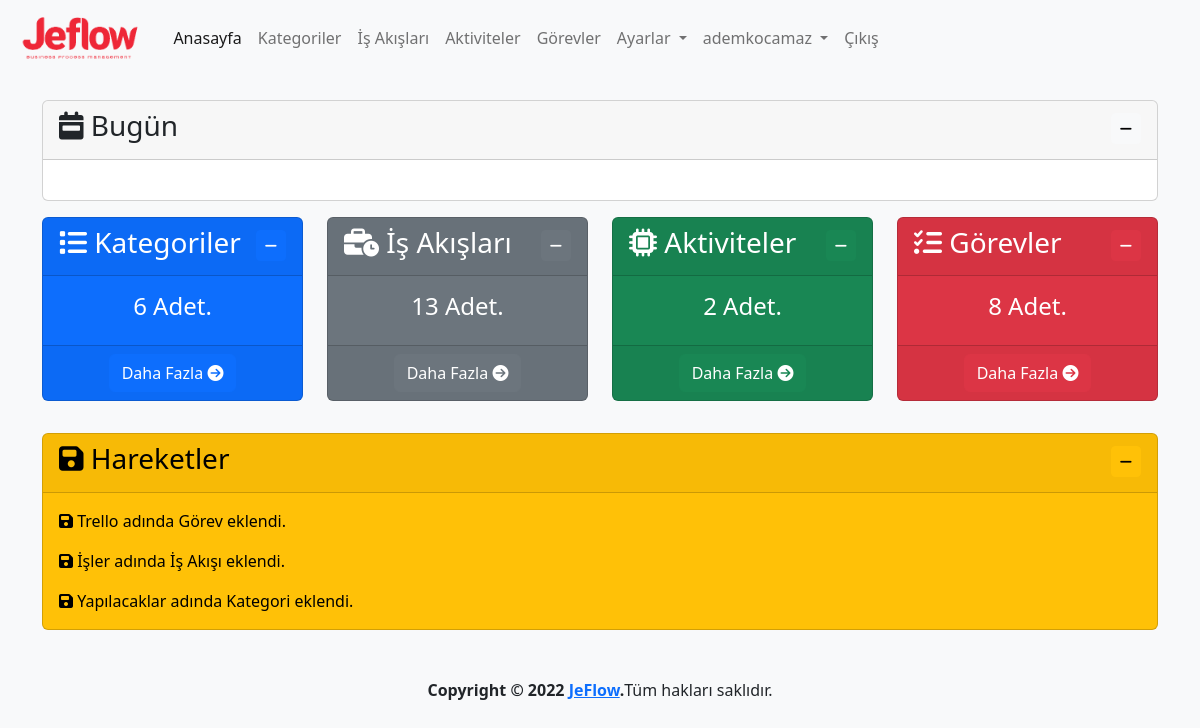
/ (signed in), run on an earlier commit of the app's database.
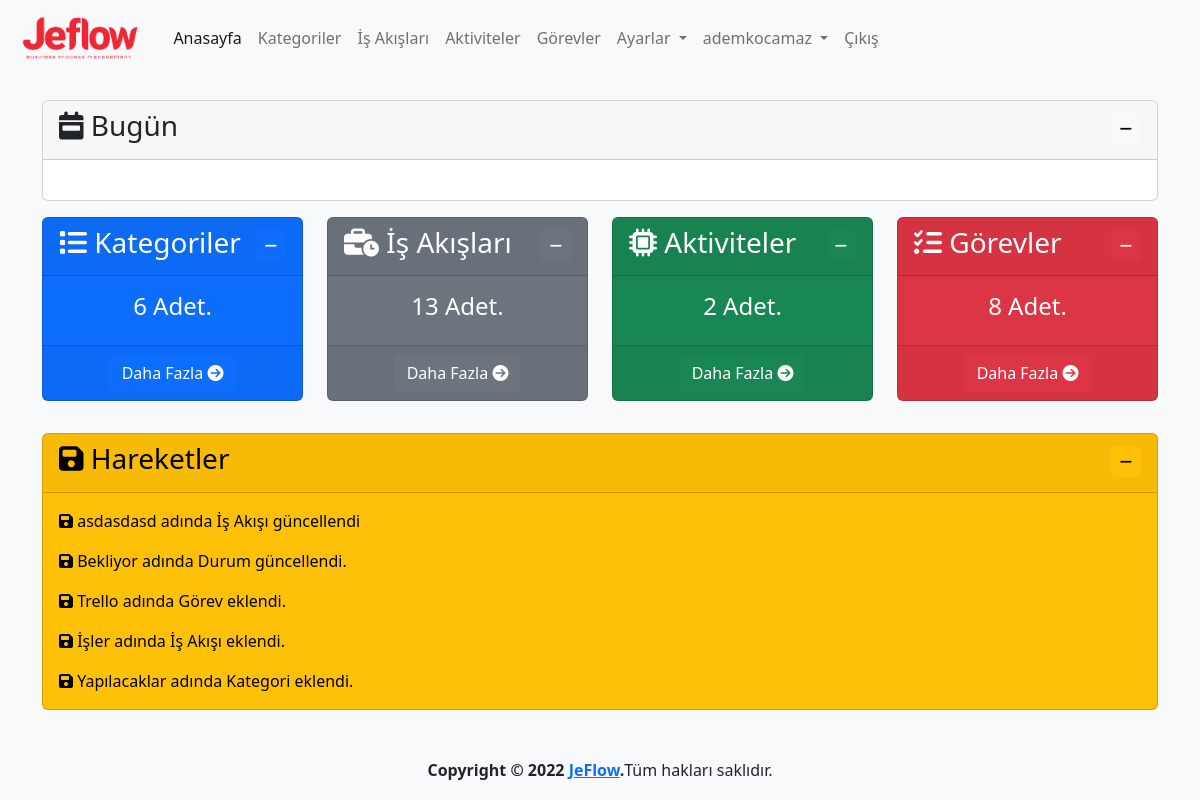
And on a later commit of the database.
### log/models.py (models this page shows, shortened)
class Log(models.Model):
    logger_name = models.CharField(max_length=100,verbose_name='Loglayıcı Adı')
    level = models.PositiveSmallIntegerField(choices=LOG_LEVELS, default=logging.ERROR, db_index=True,verbose_name='Seviye')
    msg = models.TextField(verbose_name='Mesaj')
    trace = models.TextField(blank=True, null=True,verbose_name='Yığın')
    create_datetime = models.DateTimeField(auto_now_add=True, verbose_name='Oluşturulma Zamanı')
    user=models.ForeignKey(User,on_delete=models.CASCADE,verbose_name='Kullanıcı', blank=True, null=True)
    class Meta:
        ordering = ('-create_datetime',)
        verbose_name = 'Log'
        verbose_name_plural ='Loglar'

### app/views.py (the view)
# urls.py: path('', views.index, name='index'),
@login_required(login_url='/user/login/')
def index(request):
    category_count=Category.objects.count()
    process_count=Process.objects.count()
    activity_count=Activity.objects.count()
    task_count=Task.objects.count()
    user_activities=Log.objects.all().filter(user=request.user)[:10]
    context={
        'category_count':category_count,
        'process_count':process_count,
        'activity_count':activity_count,
        'task_count':task_count,
        'user_activities':user_activities
    }
    return render(request, 'app/index.html',context)

### templates/app/index.html
{% extends 'layout.html' %}
{% load humanize %}
{% block content %}
<div class="row mt-3">
    <div class="col-md-3 col-sm-6 mb-3">
        <div class="card text-bg-primary" style="max-width: 18rem;">
            <div class="card-header">
                <h3 class="card-title">
                    <i class="fa-solid fa-list"></i>
                    Kategoriler
                    <div class="float-end">
                        <button class="btn btn-primary btn-sm" type="button" data-bs-toggle="collapse"
                            data-bs-target="#collapseKategori" aria-expanded="false" aria-controls="collapseKategori">
                            <i class="fa-solid fa-minus"></i>
                        </button>
                    </div>
                </h3>
            </div>
            <div class="collapse show" id="collapseKategori">
                <div class="card-body text-center">
                    <h4 class="card-title">{{ category_count }} Adet.</h5>
                </div>
                <div class="card-footer text-center">
                    <a class="btn btn-primary" href="{% url 'category' %}">
                        Daha Fazla
                        <i class="fa-solid fa-circle-arrow-right"></i>
                    </a>
                </div>
            </div>
        </div>
    </div>
    <div class="col-md-3 col-sm-6 mb-3">
        <div class="card text-bg-secondary" style="max-width: 18rem;">
            <div class="card-header">
                <h3 class="card-title">
                    <i class="fa-solid fa-business-time"></i>
                    İş Akışları
                    <div class="float-end">
                        <button class="btn btn-secondary btn-sm" type="button" data-bs-toggle="collapse"
                            data-bs-target="#collapseIsAkis" aria-expanded="false" aria-controls="collapseIsAkis">
                            <i class="fa-solid fa-minus"></i>
                        </button>
                    </div>
                </h3>
            </div>
            <div class="collapse show" id="collapseIsAkis">
                <div class="card-body text-center">
                    <h4 class="card-title">{{ process_count }} Adet.</h5>
                </div>
                <div class="card-footer text-center">
                    <a class="btn btn-secondary" href="{% url 'process' %}">
                        Daha Fazla
                        <i class="fa-solid fa-circle-arrow-right"></i>
                    </a>
                </div>
            </div>
        </div>
    </div>
    <div class="col-md-3 col-sm-6 mb-3">
        <div class="card text-bg-success" style="max-width: 18rem;">
            <div class="card-header">
                <h3 class="card-title">
                    <i class="fa-solid fa-microchip"></i>
                    Aktiviteler
                    <div class="float-end">
                        <button class="btn btn-success btn-sm" type="button" data-bs-toggle="collapse"
                            data-bs-target="#collapseAktivite" aria-expanded="false" aria-controls="collapseAktivite">
                            <i class="fa-solid fa-minus"></i>
                        </button>
                    </div>
                </h3>
            </div>
            <div class="collapse show" id="collapseAktivite">
                <div class="card-body text-center">
                    <h4 class="card-title">{{ activity_count }} Adet.</h5>
                </div>
                <div class="card-footer text-center">
                    <a class="btn btn-success" href="{% url 'activity' %}">
                        Daha Fazla
                        <i class="fa-solid fa-circle-arrow-right"></i>
                    </a>
                </div>
            </div>
        </div>
    </div>
    <div class="col-md-3 col-sm-6 mb-3">
        <div class="card text-bg-danger" style="max-width: 18rem;">
            <div class="card-header">
                <h3 class="card-title">
                    <i class="fa-solid fa-list-check"></i>
                    Görevler
                    <div class="float-end">
                        <button class="btn btn-danger btn-sm" type="button" data-bs-toggle="collapse"
                            data-bs-target="#collapseGorev" aria-expanded="false" aria-controls="collapseGorev">
                            <i class="fa-solid fa-minus"></i>
                        </button>
                    </div>
                </h3>
            </div>
            <div class="collapse show" id="collapseGorev">
                <div class="card-body text-center">
                    <h4 class="card-title">{{ task_count }} Adet.</h5>
                </div>
                <div class="card-footer text-center">
                    <a class="btn btn-danger" href="{% url 'task' %}">
                        Daha Fazla
                        <i class="fa-solid fa-circle-arrow-right"></i>
                    </a>
                </div>
            </div>
        </div>
    </div>
</div>
<div class="row mt-3">
    <div class="col-md-12">
        <div class="card text-bg-warning">
            <div class="card-header">
                <h3 class="card-title">
                    <i class="fa-solid fa-floppy-disk"></i>
                    Hareketler
                    <div class="float-end">
                        <button class="btn btn-warning btn-sm" type="button" data-bs-toggle="collapse"
                            data-bs-target="#collapseHareketler" aria-expanded="false"
                            aria-controls="collapseHareketler">
                            <i class="fa-solid fa-minus"></i>
                        </button>
                    </div>
                </h3>
            </div>
            <div class="collapse show" id="collapseHareketler">
                <div class="card-body">
                    {% for user_activity in user_activities %}
                    <p class="card-text"><i class="fa-solid fa-floppy-disk"></i> {{ user_activity.msg }}</p>
                    {% endfor %}
                </div>
            </div>
        </div>
    </div>
</div>
{% endblock %}

### templates/layout.html (shortened to what this page needs)
{% load static %}
<!doctype html>
<html lang="tr">
<head>
  <link href="https://cdn.jsdelivr.net/npm/bootstrap@5.2.2/dist/css/bootstrap.min.css" rel="stylesheet"
>
  <link rel="stylesheet" href="{% static 'css/jeflow.css' %}">
  <link href="https://cdn.jsdelivr.net/npm/select2@4.1.0-rc.0/dist/css/select2.min.css" rel="stylesheet" />
  <link rel="stylesheet" type="text/css" href="https://cdn.datatables.net/1.12.1/css/dataTables.bootstrap5.min.css">
  <link rel="stylesheet" type="text/css"
    href="https://cdn.datatables.net/responsive/2.3.0/css/responsive.dataTables.min.css">
  <link rel="stylesheet" type="text/css" href="https://cdn.datatables.net/buttons/2.2.3/css/buttons.bootstrap5.min.css">
</head>
<body class="bg-light">
  <header>
    <nav class="navbar navbar-expand-lg bg-light">
      <div class="container-fluid">
        <a class="navbar-brand" href="{% url 'index' %}">
          <img class="logo" src="{% static 'img/logo-text.png' %}" alt="JeFlow">
        </a>
        <div class="collapse navbar-collapse" id="navbarNavDropdown">
          <ul class="navbar-nav">
            <li class="nav-item">
              <a class="nav-link active" aria-current="page" href="{% url 'index' %}">Anasayfa</a>
            </li>
            {% if user.is_authenticated %}
            <li class="nav-item">
              <a class="nav-link" href="{% url 'category' %}">Kategoriler</a>
            </li>
            <li class="nav-item">
              <a class="nav-link" href="{% url 'process' %}">İş Akışları</a>
            </li>
            <li class="nav-item">
              <a class="nav-link" href="{% url 'activity' %}">Aktiviteler</a>
            </li>
            <li class="nav-item">
              <a class="nav-link" href="{% url 'task' %}">Görevler</a>
            </li>
            <li class="nav-item dropdown">
              <a class="nav-link dropdown-toggle" href="{% url 'settings' %}" role="button" data-bs-toggle="dropdown"
                aria-expanded="false">
                Ayarlar
              </a>
            </li>
            <li class="nav-item dropdown">
              <a class="nav-link dropdown-toggle" href="{% url 'profile' %}" role="button" data-bs-toggle="dropdown"
                aria-expanded="false">
                {{ user }}
              </a>
            </li>
            <li class="nav-item">
              <a class="nav-link" href="javascript:{document.getElementById('logout').submit()}">Çıkış</a>
            </li>
            {% else %}
            <li class="nav-item">
              <a class="nav-link" href="{% url 'register' %}">Kayıt Ol</a>
            </li>
            {% endif %}
          </ul>
        </div>
      </div>
    </nav>
  </header>
  <main>
    <div class="container mt-4">
      <div class="row mb-3">
        <div class="col-md-12">
          <div class="card">
            <div class="card-header">
              <h3 class="card-title">
                <i class="fa-solid fa-calendar-week"></i>
                Bugün
                <div class="float-end">
                  <button class="btn btn-light btn-sm" type="button" data-bs-toggle="collapse"
                    data-bs-target="#collapseZaman" aria-expanded="false" aria-controls="collapseZaman">
                    <i class="fa-solid fa-minus"></i>
                  </button>
                </div>
              </h3>
            </div>
            <div class="collapse show" id="collapseZaman">
              <div class="card-body text-center">
              </div>
            </div>
          </div>
        </div>
      </div>
      {% block content %}
      {% endblock %}
    </div>
  </main>
  <footer class="mt-5">
    <div class="d-flex justify-content-center">
      <strong>Copyright &copy; 2022 <a href="http://jeflow.herokuapp.com">JeFlow</a>.</strong>
      Tüm hakları saklıdır.
    </div>
  </footer>
</body>
</html>

### static/css/jeflow.css (style rules this page uses)
img.logo { height: 50px; }

What changed in the data, as far as the page shows it:
added Log: msg "asdasdasd adında İş Akışı güncellendi"
added Log: msg "Bekliyor adında Durum güncellendi."
